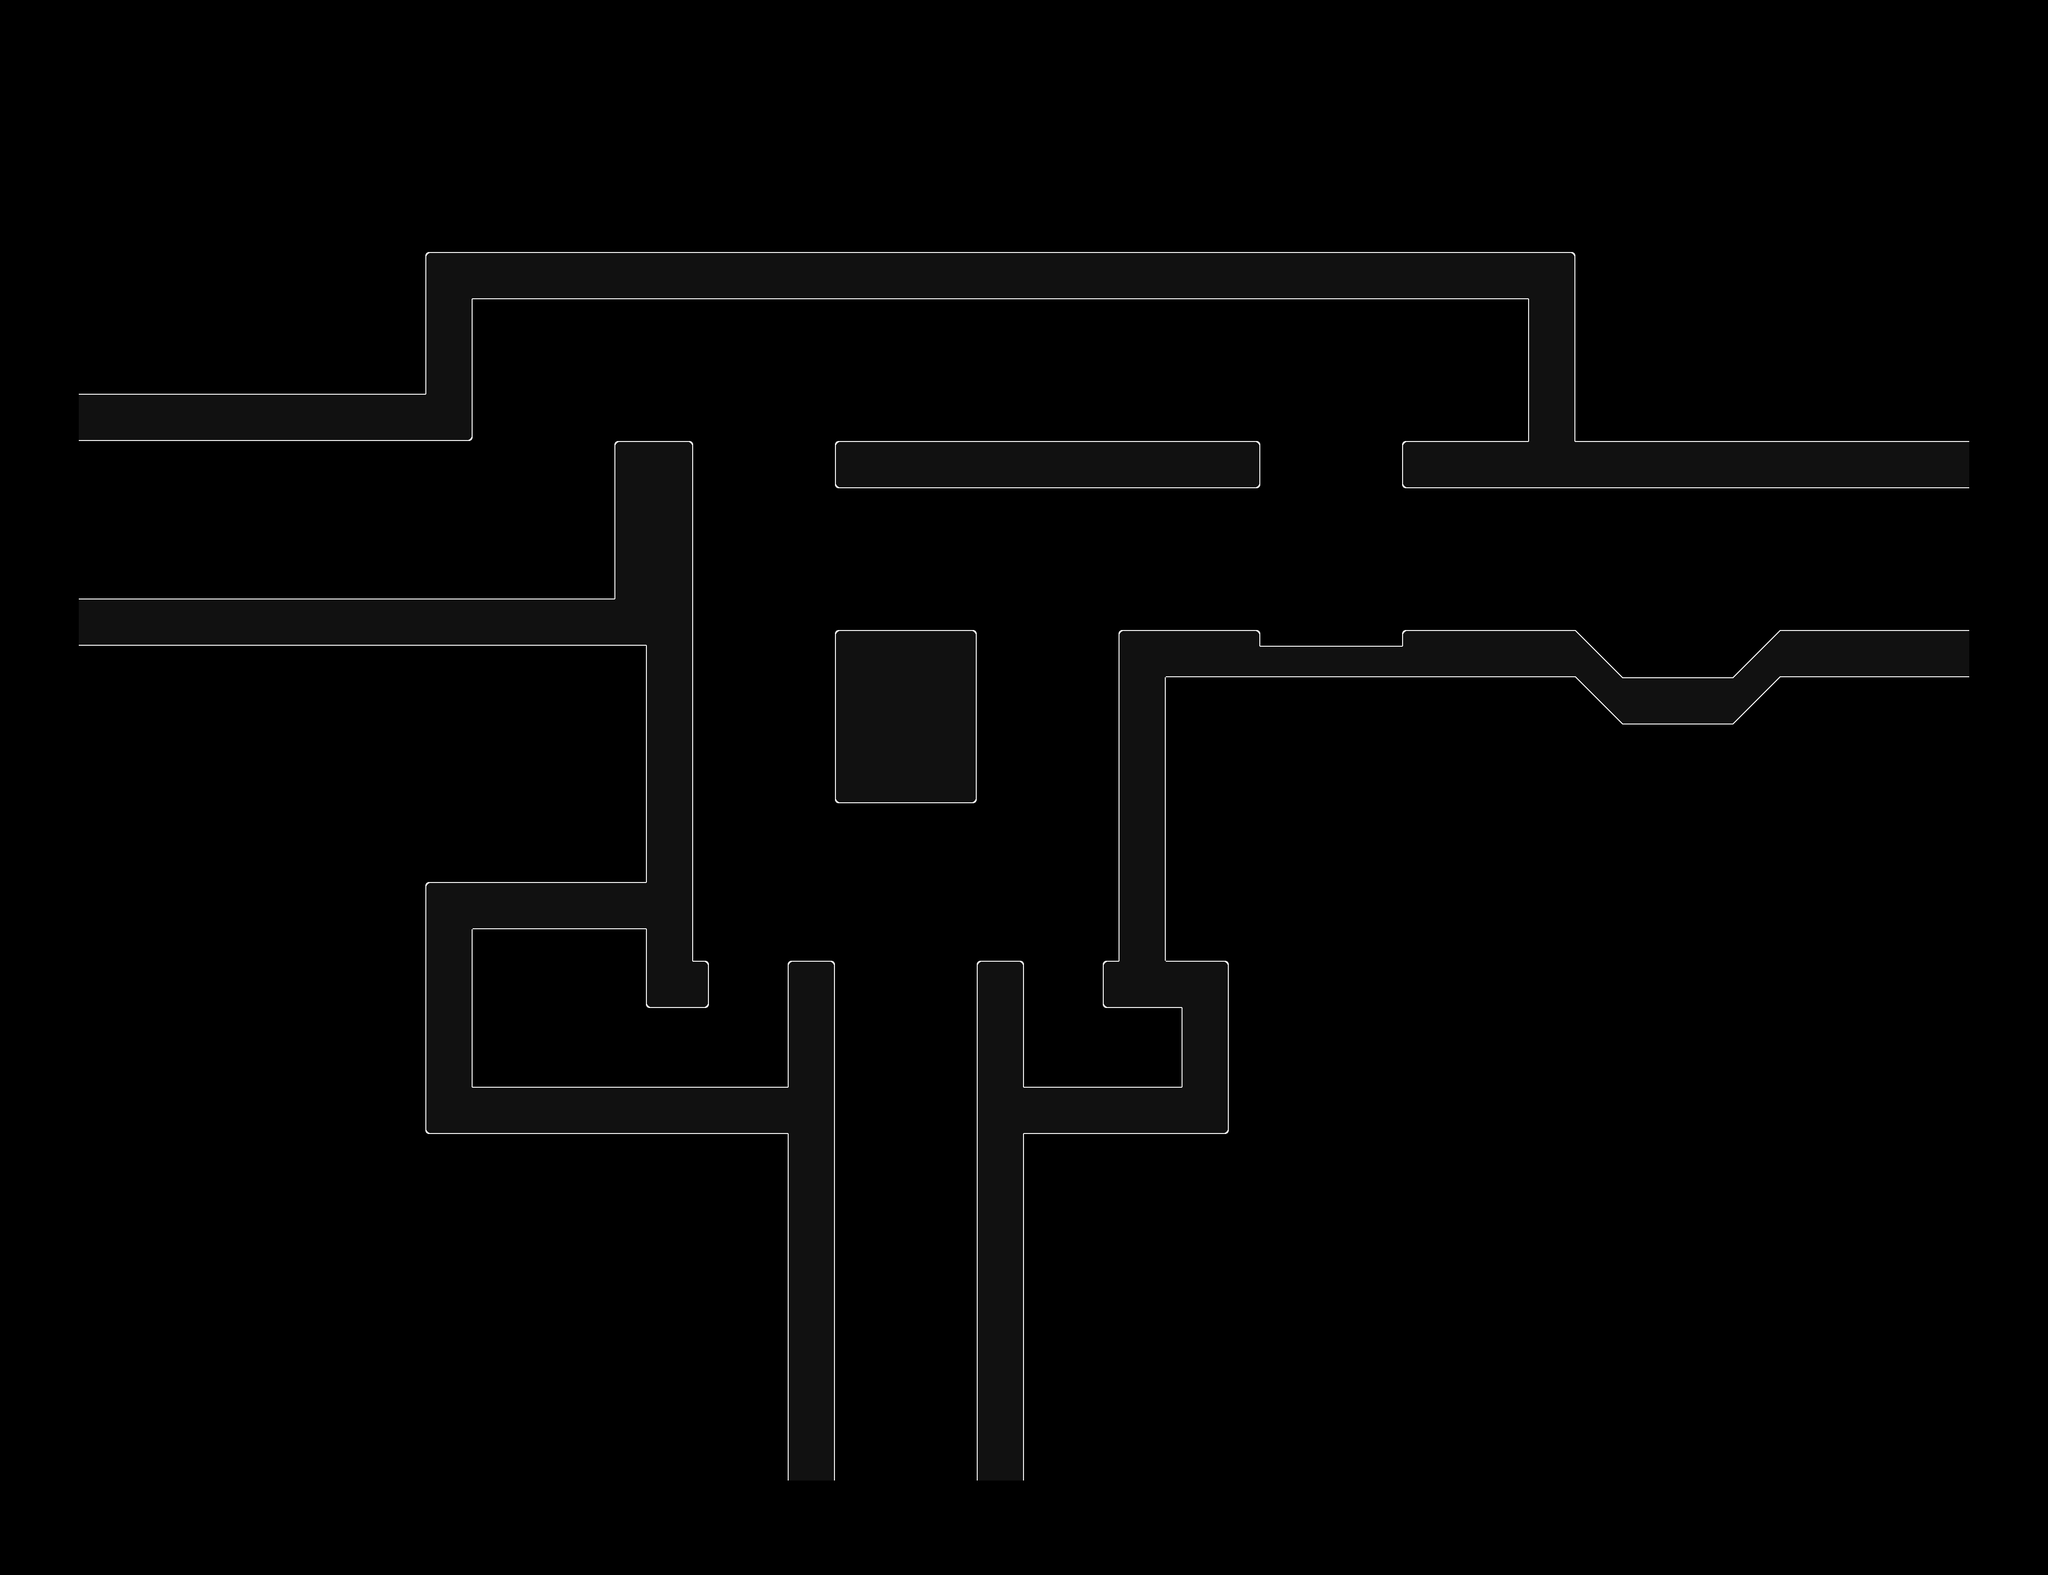

This is a level from a 2D game, rendered from its Tiled map with the project's own tilesets. A one-line summary and the map file follow, with tile-layer data summarised:
An orthogonal 130x100 tile map with 32x32 px tiles, 1 tile layer (Tile Layer 1) and 89 objects (14x Platform, 10x Redirecttrigger, 10x Dummy, 10x Multitrigger, 6x Alttrigger, ...).

<map version="1.5" tiledversion="1.7.1" orientation="orthogonal" renderorder="right-down" compressionlevel="0" width="130" height="100" tilewidth="32" tileheight="32" infinite="0" nextlayerid="4" nextobjectid="94">
 <properties>
  <property name="startUI" value="PLENUM CHAMBER,EMPTY,SCRAP" />
 </properties>
 <tileset firstgid="1" source="main_0.tsx" />
 <layer id="1" name="Tile Layer 1" width="130" height="100">
  <data>[13000 cells, 1496 non-empty, 17 distinct tile ids]</data>
 </layer>
 <objectgroup id="2" name="collision-layer">
  <object id="7" x="480" y="896">
   <polyline points="-320,0 -320,320 768,320 768,0 928,0 928,1056 960,1056 960,1152 832,1152 832,992 480,992 480,1312 1120,1312 1120,1056 1216,1056 1216,2112 1504,2112 1504,1056 1600,1056 1600,1312 1920,1312 1920,1152 1760,1152 1760,1056 1792,1056 1792,384 2080,384 2080,416 2368,416 2368,384 2720,384 2816,480 3040,480 3136,384 3520,384 3520,96 2368,96 2368,0 2624,0 2624,-288 480,-288 480,0 -320,0" />
  </object>
  <object id="8" x="1696" y="896">
   <polyline points="0,0 0,96 864,96 864,0 0,0" />
  </object>
  <object id="9" x="1696" y="1280">
   <polyline points="0,0 288,0 288,352 0,352 0,0" />
  </object>
 </objectgroup>
 <objectgroup id="3" name="event-layer">
  <object id="1" name="Platform" type="Platform" x="1696" y="2688" width="288" height="32">
   <properties>
    <property name="triggeredId" value="elevatorfloora" />
   </properties>
  </object>
  <object id="2" name="Platform" type="Platform" x="1696" y="2400" width="288" height="32">
   <properties>
    <property name="triggeredId" value="elevatorceilinga" />
   </properties>
  </object>
  <object id="3" name="MovePoint" type="MovePoint" x="1824" y="2688" width="32" height="32">
   <properties>
    <property name="connections" value="elevatorfloora,elevatorceilinga,switcha,start0" />
    <property name="speed" type="float" value="12" />
    <property name="triggeredId" value="elevatormovea" />
   </properties>
  </object>
  <object id="4" name="Prefab" type="PrefabLeverActivate" x="1792" y="2592" width="96" height="96">
   <properties>
    <property name="prefabId" value="LeverActivate" />
    <property name="triggeredId" value="switcha" />
    <property name="triggeringId" value="tofloor1a" />
   </properties>
  </object>
  <object id="5" name="Displacer" type="Displacer" x="1704" y="2680" width="272" height="8">
   <properties>
    <property name="displaceX" type="float" value="0" />
    <property name="triggeringId" value="elevatorfloora" />
   </properties>
  </object>
  <object id="6" name="Start" type="Start" x="1824" y="2592" width="32" height="32">
   <properties>
    <property name="startId" value="start0" />
    <property name="triggeredId" value="start0" />
    <property name="triggeringId" value="enterfrombot" />
   </properties>
  </object>
  <object id="10" name="Redirecttrigger" type="Redirecttrigger" x="1440" y="2464" width="32" height="32">
   <properties>
    <property name="blameId" value="floor2a" />
    <property name="triggeredId" value="tofloor2a" />
    <property name="triggeringId" value="elevatormovea" />
   </properties>
  </object>
  <object id="11" name="Redirecttrigger" type="Redirecttrigger" x="1440" y="2528" width="32" height="32">
   <properties>
    <property name="blameId" value="floor1a" />
    <property name="triggeredId" value="tofloor1a" />
    <property name="triggeringId" value="elevatormovea" />
   </properties>
  </object>
  <object id="12" name="Sensor" type="Sensor" x="1696" y="2848" width="288" height="160">
   <properties>
    <property name="triggeredId" value="" />
    <property name="triggeringId" value="warp1" />
   </properties>
  </object>
  <object id="13" name="Warp" type="Warp" x="1536" y="2912" width="32" height="32">
   <properties>
    <property name="level" value="PLENUMCHAMBERTURBINE" />
    <property name="startId" value="start0" />
    <property name="triggeredId" value="warp1" />
   </properties>
  </object>
  <object id="14" name="Dummy" type="Dummy" x="1824" y="3136" width="32" height="32">
   <properties>
    <property name="triggeredId" value="floor1a" />
   </properties>
  </object>
  <object id="15" name="Dummy" type="Dummy" x="1824" y="1920" width="32" height="32">
   <properties>
    <property name="triggeredId" value="floor2a" />
   </properties>
  </object>
  <object id="16" name="Timer" type="Timer" x="416" y="96" width="32" height="32">
   <properties>
    <property name="interval" type="float" value="0" />
    <property name="triggeredId" value="startTimer" />
    <property name="triggeringId" value="onceAtStart" />
   </properties>
  </object>
  <object id="17" name="Multitrigger" type="Multitrigger" x="480" y="96" width="32" height="32">
   <properties>
    <property name="triggeredId" value="onceAtStart" />
    <property name="triggeringId" value="startTimer,tofloor2a,tofloor2e,unlock1,unlock2,unlock3,cache4" />
   </properties>
  </object>
  <object id="18" name="Dummy" type="Dummy" x="1536" y="896" width="32" height="32">
   <properties>
    <property name="triggeredId" value="floor2b" />
   </properties>
  </object>
  <object id="19" name="Dummy" type="Dummy" x="2112" y="1280" width="32" height="32">
   <properties>
    <property name="triggeredId" value="floor2c" />
   </properties>
  </object>
  <object id="20" name="Dummy" type="Dummy" x="2688" y="896" width="32" height="32">
   <properties>
    <property name="triggeredId" value="floor2d" />
   </properties>
  </object>
  <object id="21" name="Dummy" type="Dummy" x="1536" y="1920" width="32" height="32">
   <properties>
    <property name="triggeredId" value="floor1b" />
   </properties>
  </object>
  <object id="22" name="Dummy" type="Dummy" x="2112" y="1920" width="32" height="32">
   <properties>
    <property name="triggeredId" value="floor1c" />
   </properties>
  </object>
  <object id="23" name="Dummy" type="Dummy" x="2688" y="1280" width="32" height="32">
   <properties>
    <property name="triggeredId" value="floor1d" />
   </properties>
  </object>
  <object id="24" name="Platform" type="Platform" x="1408" y="1920" width="288" height="32">
   <properties>
    <property name="triggeredId" value="elevatorfloorb" />
   </properties>
  </object>
  <object id="25" name="Platform" type="Platform" x="1408" y="1632" width="288" height="32">
   <properties>
    <property name="triggeredId" value="elevatorceilingb" />
   </properties>
  </object>
  <object id="26" name="MovePoint" type="MovePoint" x="1536" y="1920" width="32" height="32">
   <properties>
    <property name="connections" value="elevatorfloorb,elevatorceilingb,elevatorwallb,switchb" />
    <property name="speed" type="float" value="12" />
    <property name="triggeredId" value="elevatormoveb" />
   </properties>
  </object>
  <object id="27" name="Prefab" type="PrefabLeverActivate" x="1504" y="1824" width="96" height="96">
   <properties>
    <property name="prefabId" value="LeverActivate" />
    <property name="triggeredId" value="switchb" />
    <property name="triggeringId" value="switchbpressed" />
   </properties>
  </object>
  <object id="28" name="Displacer" type="Displacer" x="1448" y="1912" width="240" height="8">
   <properties>
    <property name="displaceX" type="float" value="0" />
    <property name="triggeringId" value="elevatorfloorb" />
   </properties>
  </object>
  <object id="30" name="Platform" type="Platform" x="1408" y="1664" width="32" height="256">
   <properties>
    <property name="triggeredId" value="elevatorwallb" />
   </properties>
  </object>
  <object id="31" name="Condtrigger" type="Condtrigger" x="1056" y="1440" width="32" height="32">
   <properties>
    <property name="start" value="setfloor2b" />
    <property name="triggeredId" value="switchbpressed" />
    <property name="triggeringId" value="setfloor1b,setfloor2b" />
   </properties>
  </object>
  </objectgroup>
</map>
<!-- 59 of 89 objects omitted -->
